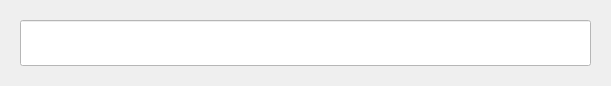
<?xml version="1.0" encoding="UTF-8"?>
<ui version="4.0">
 <class>Dialog</class>
 <widget class="QDialog" name="Dialog">
  <property name="geometry">
   <rect>
    <x>0</x>
    <y>0</y>
    <width>611</width>
    <height>86</height>
   </rect>
  </property>
  <property name="windowTitle">
   <string>Keyboard</string>
  </property>
  <property name="windowIcon">
   <iconset>
    <normaloff>keyboard.png</normaloff>keyboard.png</iconset>
  </property>
  <layout class="QVBoxLayout" name="vertical_layout">
   <property name="spacing">
    <number>20</number>
   </property>
   <property name="margin">
    <number>20</number>
   </property>
   <item>
    <widget class="QLineEdit" name="line_edit_text">
     <property name="sizePolicy">
      <sizepolicy hsizetype="Expanding" vsizetype="Ignored">
       <horstretch>0</horstretch>
       <verstretch>0</verstretch>
      </sizepolicy>
     </property>
     <property name="font">
      <font>
       <pointsize>14</pointsize>
      </font>
     </property>
     <property name="styleSheet">
      <string notr="true">background-color: rgb(255, 255, 255);</string>
     </property>
     <property name="alignment">
      <set>Qt::AlignCenter</set>
     </property>
    </widget>
   </item>
  </layout>
 </widget>
 <resources/>
 <connections/>
</ui>
